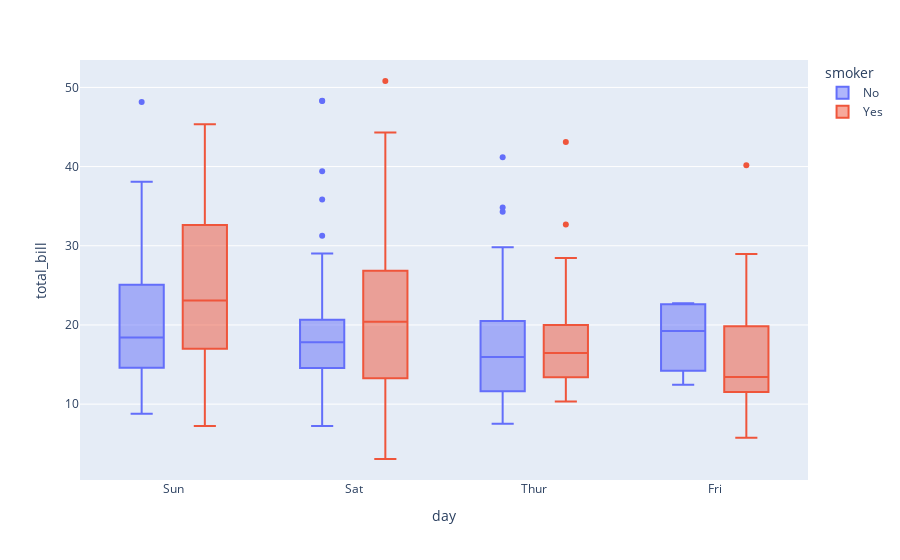

Notebook source saved alongside this figure:
### Code cell
px.box(df,x='day',y='total_bill',color='smoker')

### Figure 1 — Plotly figure (JSON) as saved in the notebook; plotly's stock layout.template omitted (floating-point values rounded to 4 significant figures; data arrays with more than 128 entries replaced by an {"elided": "..."} marker saying what was removed)
{"data": [{"alignmentgroup": "True", "hovertemplate": "smoker=No<br>day=%{x}<br>total_bill=%{y}<extra></extra>", "legendgroup": "No", "marker": {"color": "#636efa"}, "name": "No", "notched": false, "offsetgroup": "No", "orientation": "v", "showlegend": true, "type": "box", "x": {"elided": "151 str values"}, "x0": " ", "xaxis": "x", "y": {"elided": "151 float values"}, "y0": " ", "yaxis": "y"}, {"alignmentgroup": "True", "hovertemplate": "smoker=Yes<br>day=%{x}<br>total_bill=%{y}<extra></extra>", "legendgroup": "Yes", "marker": {"color": "#EF553B"}, "name": "Yes", "notched": false, "offsetgroup": "Yes", "orientation": "v", "showlegend": true, "type": "box", "x": ["Sat", "Sat", "Sat", "Sat", "Sat", "Sat", "Sat", "Sat", "Sat", "Sat", "Sat", "Thur", "Thur", "Fri", "Fri", "Fri", "Fri", "Fri", "Fri", "Fri", "Fri", "Fri", "Sat", "Sat", "Sat", "Sat", "Sat", "Sat", "Thur", "Sun", "Sat", "Sat", "Sat", "Sat", "Sun", "Sun", "Sun", "Sun", "Sun", "Sun", "Sun", "Sun", "Sun", "Sun", "Sun", "Sun", "Sun", "Sun", "Sun", "Sun", "Sun", "Sun", "Thur", "Thur", "Thur", "Thur", "Thur", "Thur", "Thur", "Thur", "Thur", "Thur", "Thur", "Thur", "Thur", "Thur", "Sat", "Sat", "Sat", "Sat", "Sat", "Sat", "Sat", "Sat", "Sat", "Sat", "Sat", "Sat", "Sat", "Fri", "Fri", "Fri", "Fri", "Fri", "Fri", "Sat", "Sat", "Sat", "Sat", "Sat", "Sat", "Sat", "Sat"], "x0": " ", "xaxis": "x", "y": [38.01, 11.24, 20.29, 13.81, 11.02, 18.29, 3.07, 15.01, 26.86, 25.28, 17.92, 19.44, 32.68, 28.97, 5.75, 16.32, 40.17, 27.28, 12.03, 21.01, 11.35, 15.38, 44.3, 22.42, 15.36, 20.49, 25.21, 14.31, 16, 17.51, 10.59, 10.63, 50.81, 15.81, 7.25, 31.85, 16.82, 32.9, 17.89, 14.48, 9.6, 34.63, 34.65, 23.33, 45.35, 23.17, 40.55, 20.9, 30.46, 18.15, 23.1, 15.69, 19.81, 28.44, 15.48, 16.58, 10.34, 43.11, 13, 13.51, 18.71, 12.74, 13, 16.4, 20.53, 16.47, 26.59, 38.73, 24.27, 12.76, 30.06, 25.89, 13.27, 28.17, 12.9, 28.15, 11.59, 7.74, 30.14, 12.16, 13.42, 8.58, 13.42, 16.27, 10.09, 22.12, 24.01, 15.69, 15.53, 12.6, 32.83, 27.18, 22.67], "y0": " ", "yaxis": "y"}], "layout": {"autosize": true, "boxmode": "group", "legend": {"title": {"text": "smoker"}, "tracegroupgap": 0}, "margin": {"t": 60}, "xaxis": {"anchor": "y", "autorange": true, "domain": [0, 1], "range": [-0.5131, 3.513], "title": {"text": "day"}, "type": "category"}, "yaxis": {"anchor": "x", "autorange": true, "domain": [0, 1], "range": [0.4178, 53.46], "title": {"text": "total_bill"}, "type": "linear"}}}
